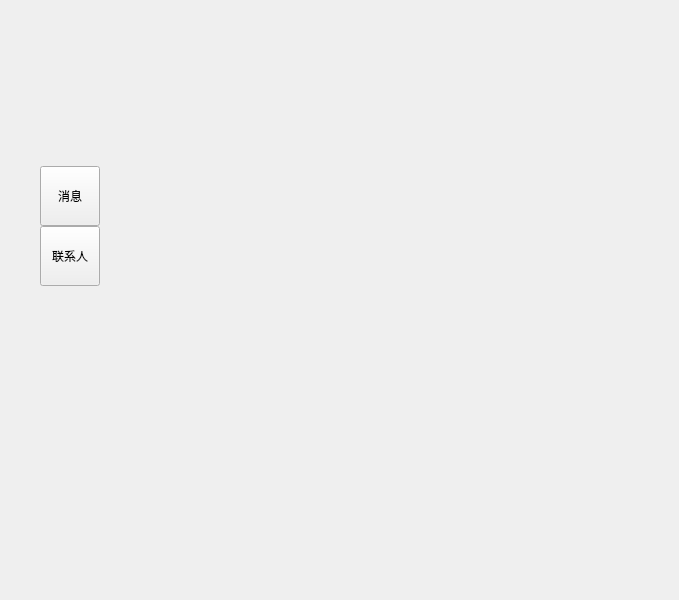
<?xml version="1.0" encoding="UTF-8"?>
<ui version="4.0">
 <class>MainWindow</class>
 <widget class="QMainWindow" name="MainWindow">
  <property name="geometry">
   <rect>
    <x>0</x>
    <y>0</y>
    <width>679</width>
    <height>600</height>
   </rect>
  </property>
  <property name="windowTitle">
   <string>MainWindow</string>
  </property>
  <widget class="QWidget" name="centralwidget">
   <property name="enabled">
    <bool>true</bool>
   </property>
   <widget class="QWidget" name="verticalLayoutWidget">
    <property name="geometry">
     <rect>
      <x>10</x>
      <y>80</y>
      <width>631</width>
      <height>431</height>
     </rect>
    </property>
    <layout class="QVBoxLayout" name="verticalLayout">
     <item>
      <widget class="QWidget" name="titlebar" native="true">
       <property name="minimumSize">
        <size>
         <width>0</width>
         <height>40</height>
        </size>
       </property>
       <property name="maximumSize">
        <size>
         <width>16777214</width>
         <height>40</height>
        </size>
       </property>
      </widget>
     </item>
     <item>
      <widget class="QWidget" name="contect_widget" native="true">
       <widget class="QWidget" name="horizontalLayoutWidget">
        <property name="geometry">
         <rect>
          <x>30</x>
          <y>40</y>
          <width>561</width>
          <height>301</height>
         </rect>
        </property>
        <layout class="QHBoxLayout" name="horizontalLayout">
         <item>
          <widget class="QWidget" name="navBar" native="true">
           <property name="minimumSize">
            <size>
             <width>60</width>
             <height>0</height>
            </size>
           </property>
           <property name="maximumSize">
            <size>
             <width>60</width>
             <height>16777215</height>
            </size>
           </property>
           <property name="baseSize">
            <size>
             <width>0</width>
             <height>0</height>
            </size>
           </property>
           <widget class="QPushButton" name="messageButton">
            <property name="geometry">
             <rect>
              <x>0</x>
              <y>0</y>
              <width>60</width>
              <height>60</height>
             </rect>
            </property>
            <property name="minimumSize">
             <size>
              <width>60</width>
              <height>60</height>
             </size>
            </property>
            <property name="maximumSize">
             <size>
              <width>60</width>
              <height>60</height>
             </size>
            </property>
            <property name="text">
             <string>消息</string>
            </property>
            <property name="autoDefault">
             <bool>false</bool>
            </property>
           </widget>
           <widget class="QPushButton" name="contactButton">
            <property name="geometry">
             <rect>
              <x>0</x>
              <y>60</y>
              <width>60</width>
              <height>60</height>
             </rect>
            </property>
            <property name="minimumSize">
             <size>
              <width>60</width>
              <height>60</height>
             </size>
            </property>
            <property name="maximumSize">
             <size>
              <width>60</width>
              <height>60</height>
             </size>
            </property>
            <property name="text">
             <string>联系人</string>
            </property>
           </widget>
          </widget>
         </item>
         <item>
          <widget class="QWidget" name="dialogList" native="true">
           <property name="minimumSize">
            <size>
             <width>130</width>
             <height>0</height>
            </size>
           </property>
           <property name="maximumSize">
            <size>
             <width>180</width>
             <height>16777215</height>
            </size>
           </property>
          </widget>
         </item>
         <item>
          <widget class="QWidget" name="widget" native="true"/>
         </item>
        </layout>
       </widget>
      </widget>
     </item>
    </layout>
   </widget>
  </widget>
 </widget>
 <resources/>
 <connections/>
</ui>
